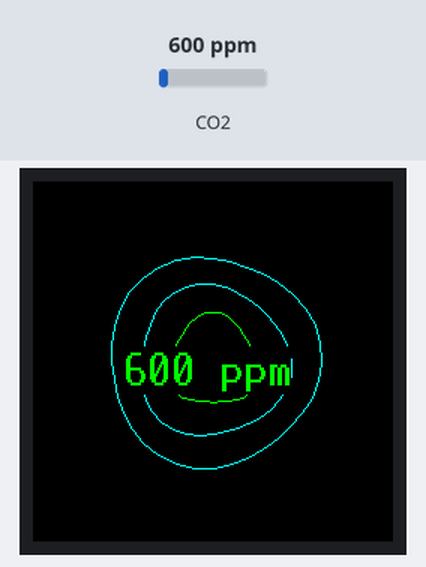
The program below on a simulated Raspberry Pi Pico running MicroPython. Shown: 240×240 colour display. The inputs (shaded band) are chosen by the test bench; at power-on: CO2 600 ppm. Library files of the repository ran but are not shown: gc9a01py.py, vga1_16x32.py; what the program prints to the serial console is not drawn.

Above: at 1.8 s.
1.9 s: CO2 set to 452 ppm
At 3.7 s:
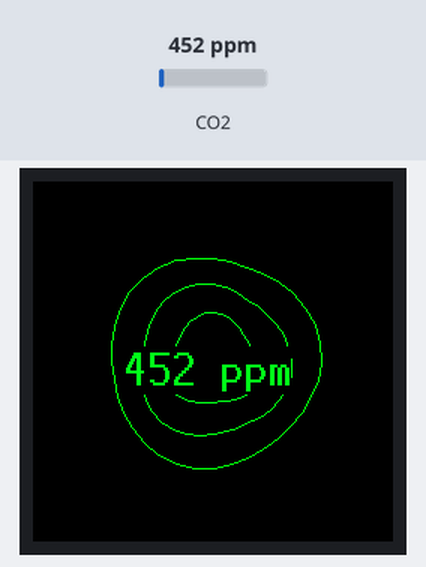
4.6 s: CO2 set to 1050 ppm
At 6.4 s:
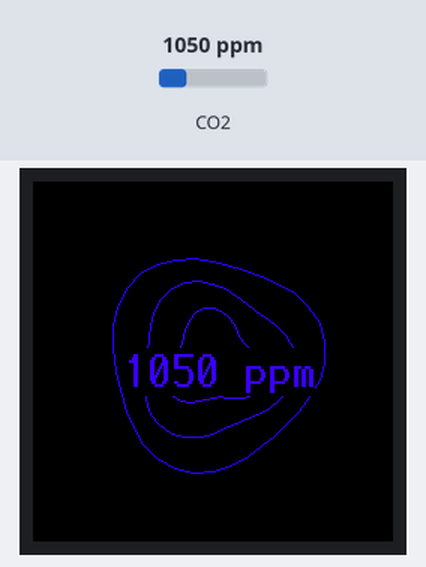
7.1 s: CO2 set to 1700 ppm
At 9.0 s:
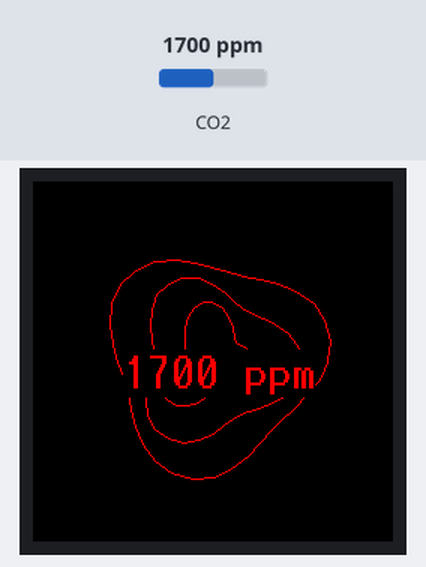
Timing chart, 0 to 10.5 s (numbered marks = the images above; inputs shaded):
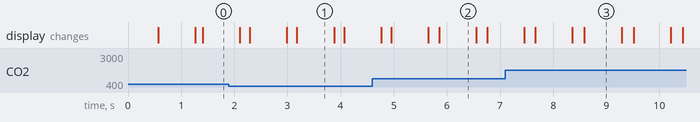

The program:

mhz19b_display_advanced.py
```python
from machine import Pin, SPI, UART
import gc9a01py
from fonts.romfonts import vga1_16x32 as font
import time
import math

# -----------------------
# UART0 MH-Z19B
# -----------------------
uart = UART(0, baudrate=9600, tx=Pin(0), rx=Pin(1))
cmd = b"\xFF\x01\x86\x00\x00\x00\x00\x00\x79"

# -----------------------
# SPI écran GC9A01
# -----------------------
spi = SPI(1, baudrate=20000000, polarity=1, phase=1,
          sck=Pin(10), mosi=Pin(11))
dc = Pin(8, Pin.OUT)
cs = Pin(9, Pin.OUT)
rst = Pin(12, Pin.OUT)
bl = Pin(13, Pin.OUT)
bl.on()

display = gc9a01py.GC9A01(spi, dc=dc, cs=cs, reset=rst)
display.fill(gc9a01py.BLACK)

# -----------------------
# Paramètres visuels
# -----------------------
cx, cy = 120, 120
max_radius = 70
pulse_speed = 0.05
segments = 60

# -----------------------
# Gradient color functions
# -----------------------
def lerp_color(c1, c2, t):
    """Interpole entre deux couleurs 16-bit"""
    r1 = (c1 >> 11) & 0x1F
    g1 = (c1 >> 5) & 0x3F
    b1 = c1 & 0x1F
    r2 = (c2 >> 11) & 0x1F
    g2 = (c2 >> 5) & 0x3F
    b2 = c2 & 0x1F
    r = int(r1 + (r2 - r1) * t)
    g = int(g1 + (g2 - g1) * t)
    b = int(b1 + (b2 - b1) * t)
    return (r << 11) | (g << 5) | b

def co2_color_gradient(ppm, t):
    if ppm < 800:
        return lerp_color(gc9a01py.GREEN, gc9a01py.CYAN, t)
    elif ppm < 1200:
        return lerp_color(gc9a01py.BLUE, gc9a01py.MAGENTA, t)
    else:
        return gc9a01py.RED

# -----------------------
# Lecture CO2
# -----------------------
def read_co2():
    uart.write(cmd)
    time.sleep(0.1)
    if uart.any() >= 9:
        data = uart.read(9)
        if data and len(data) == 9 and data[0] == 0xFF and data[1] == 0x86:
            return data[2] * 256 + data[3]
    return None

# -----------------------
# Cercle approximatif avec lignes
# -----------------------
def draw_circle_lines(display, cx, cy, radius, color, segments=36):
    points = []
    for i in range(segments + 1):
        angle = 2 * math.pi * i / segments
        x = int(cx + radius * math.cos(angle))
        y = int(cy + radius * math.sin(angle))
        points.append((x, y))
    for i in range(len(points) - 1):
        x0, y0 = points[i]
        x1, y1 = points[i + 1]
        display.line(x0, y0, x1, y1, color)

# -----------------------
# Courbe type Bezier
# -----------------------
def draw_bezier_circle(display, cx, cy, radius, t, segments=36, amplitude=5):
    points = []
    for i in range(segments + 1):
        angle = 2 * math.pi * i / segments
        # sinus pour créer une vague
        r = radius + math.sin(angle*3 + t) * amplitude
        x = int(cx + r * math.cos(angle))
        y = int(cy + r * math.sin(angle))
        points.append((x, y))
    for i in range(len(points) - 1):
        x0, y0 = points[i]
        x1, y1 = points[i + 1]
        display.line(x0, y0, x1, y1, co2_color_gradient(co2_value, t))

# -----------------------
# Boucle principale
# -----------------------
t = 0
while True:
    co2_value = read_co2()
    display.fill(gc9a01py.BLACK)

    if co2_value is None:
        co2_value = 0
        txt = "No data"
    else:
        txt = "{} ppm".format(co2_value)
        print("CO2 =", co2_value, "ppm")

    # Animation: 3 cercles concentriques avec courbes Bezier
    for i, rad in enumerate([30, 50, 70]):
        amp = 3 if co2_value < 800 else 6 if co2_value < 1200 else 10
        draw_bezier_circle(display, cx, cy, rad, t + i, amplitude=amp)

    # Texte CO2 qui pulse légèrement
    pulse_offset = int(5 * math.sin(t * 1.5))
    display.text(font, txt, 60, 110 + pulse_offset, co2_color_gradient(co2_value, t))

    t += pulse_speed
    time.sleep(0.05)
```

Measured:
- what the display in image 1 shows lasts 0.7 s, from 3.2 s to 3.9 s
